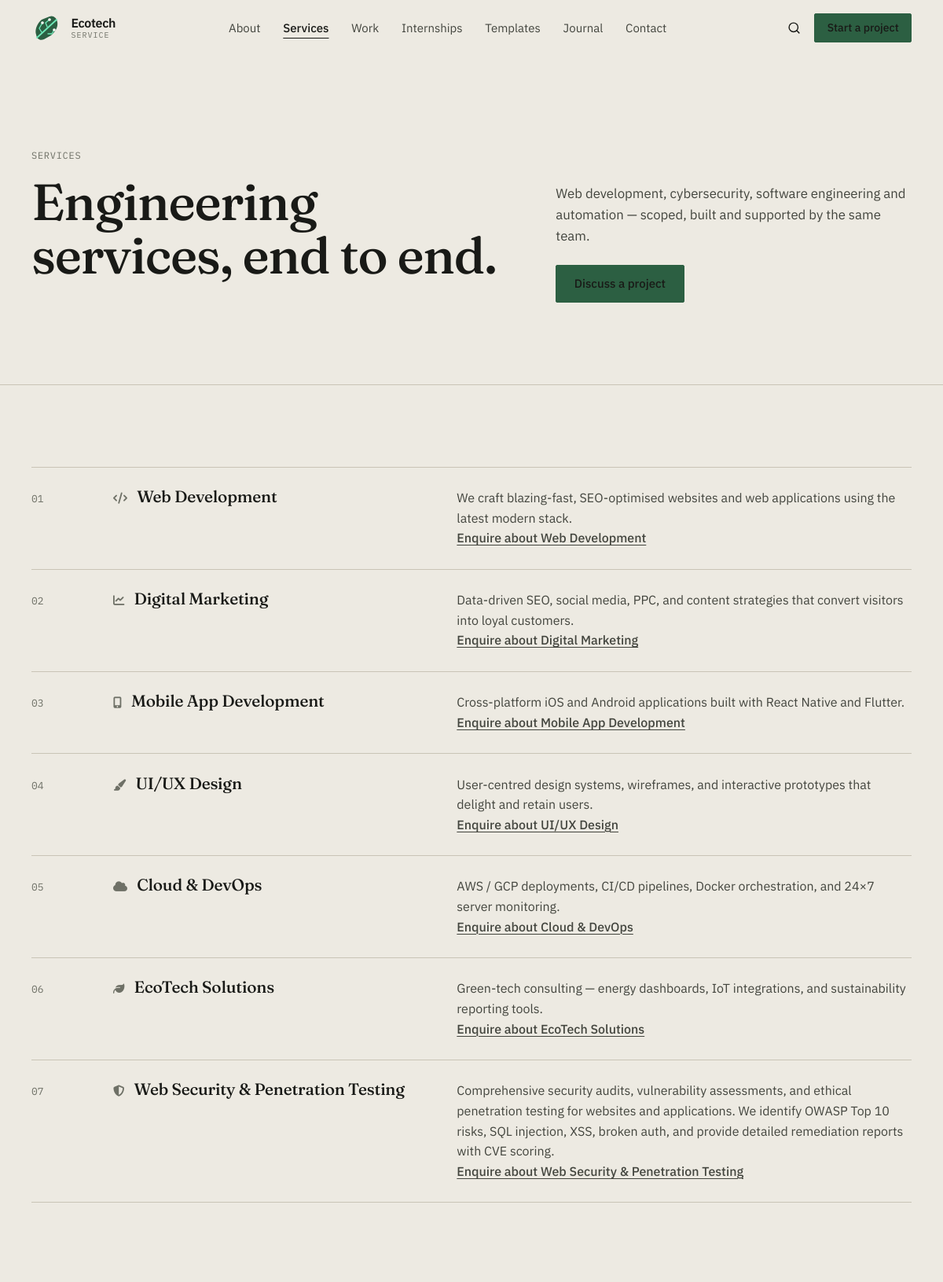
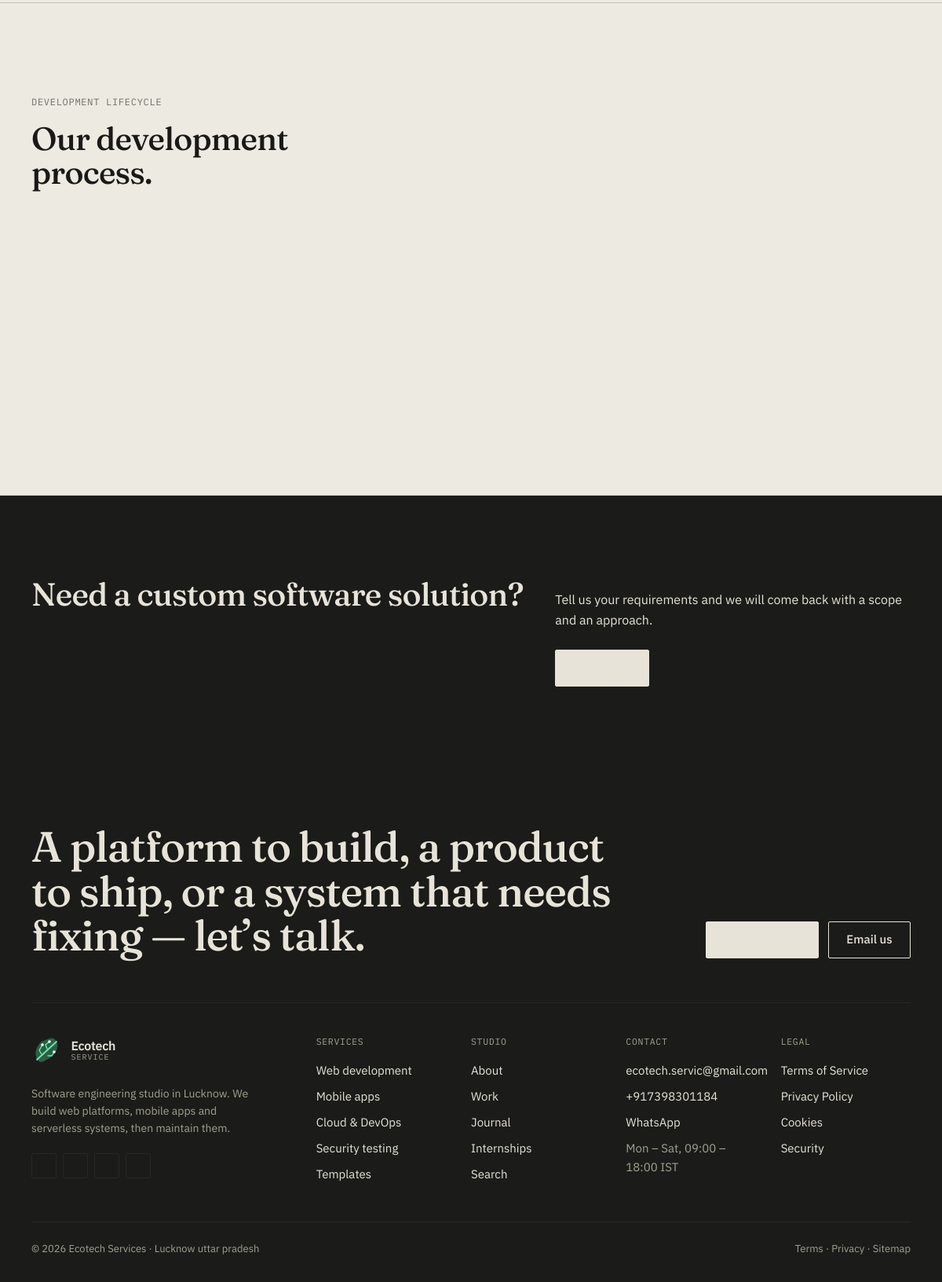
Page /public/services on the committed database (2 pictures, top to bottom).
### tables this page shows
CREATE TABLE IF NOT EXISTS `services` (
  `id`          INT UNSIGNED    NOT NULL AUTO_INCREMENT,
  `title`       VARCHAR(150)    NOT NULL,
  `slug`        VARCHAR(160)    NOT NULL UNIQUE,
  `description` TEXT            NOT NULL,
  `icon`        VARCHAR(60)     NOT NULL DEFAULT 'fa-cog' COMMENT 'FontAwesome class',
  `image`       VARCHAR(255)    DEFAULT NULL,
  `is_active`   TINYINT(1)      NOT NULL DEFAULT 1,
  `sort_order`  SMALLINT        NOT NULL DEFAULT 0,
  `created_at`  TIMESTAMP       NOT NULL DEFAULT CURRENT_TIMESTAMP,
  `updated_at`  TIMESTAMP       NOT NULL DEFAULT CURRENT_TIMESTAMP ON UPDATE CURRENT_TIMESTAMP,
  PRIMARY KEY (`id`),
  INDEX `idx_services_slug` (`slug`)
);

### app/controllers/ServicesController.php (called while the page is built, shortened)
<?php
require_once ROOT_PATH . '/app/controllers/BaseController.php';
class ServicesController extends BaseController {
    public function index(): void {
        $stmt = $this->db->prepare(
            "SELECT * FROM services WHERE is_active = 1 ORDER BY sort_order ASC"
        );
        $stmt->execute();
        $services = $stmt->fetchAll();
        $this->view('services', [
            'services'        => $services,
            'pageTitle'       => 'Digital & Web Technology Services — ' . APP_NAME,
            'metaDescription' => 'Discover our technology services: custom web applications, mobile apps, UI/UX design, digital marketing, cloud DevOps, and professional web security & penetration testing.',
            'metaKeywords'    => 'web development services, penetration testing services, web security audit, mobile app development, UI UX design services, digital marketing company, cloud DevOps',
            'canonicalPath'   => 'services',
        ]);
    }
}

### app/helpers/Helpers.php (called while the page is built, shortened)
<?php
function url(string $path = ''): string {
    return rtrim(APP_URL, '/') . ($path ? '/' . ltrim($path, '/') : '');
}

### config/database.php (called while the page is built)
<?php
final class Database
{
    private static ?PDO $instance = null;
    public static function getInstance(): PDO
    {
        if (self::$instance === null) {
            $dsn = sprintf(
                'mysql:host=%s;dbname=%s;charset=%s',
                DB_HOST,
                DB_NAME,
                DB_CHARSET
            );
            self::$instance = new PDO($dsn, DB_USER, DB_PASS, [
                PDO::ATTR_ERRMODE            => PDO::ERRMODE_EXCEPTION,
                PDO::ATTR_DEFAULT_FETCH_MODE => PDO::FETCH_ASSOC,
                PDO::ATTR_EMULATE_PREPARES   => false,
            ]);
        }
        return self::$instance;
    }
}

### app/helpers/Security.php (called while the page is built, shortened)
<?php
class Security {
    public static function e(mixed $value): string {
        return htmlspecialchars((string)$value, ENT_QUOTES | ENT_HTML5, 'UTF-8');
    }
}

### app/views/services.php (the view, shortened to what this page needs)
<section class="s-sec">
  <div class="s-shell">
    <div class="s-grid">
      <div style="grid-column:span 7">
        <p class="s-eyebrow">Services</p>
        <h1 class="s-h1 mt-4">Engineering services, end to end.</h1>
      </div>
      <div style="grid-column:span 5" class="lg:pt-10">
        <p class="s-lede">Web development, cybersecurity, software engineering and automation &mdash; scoped, built and supported by the same team.</p>
        <div class="s-actions mt-6">
          <a href="<?= url('contact') ?>" class="s-btn">Discuss a project</a>
        </div>
      </div>
    </div>
  </div>
</section>
<section class="s-sec" id="all">
  <div class="s-shell">
    <?php if (!empty($services)): ?>
    <ol class="s-list" data-reveal>
      <?php foreach (array_values($services) as $idx => $sv): ?>
      <li id="<?= Security::e($sv['slug'] ?? ('service-' . ($idx + 1))) ?>">
        <span class="s-num"><?= str_pad((string)($idx + 1), 2, '0', STR_PAD_LEFT) ?></span>
        <h2 class="s-h3">
          <?php if (!empty($sv['icon'])): ?><i class="fas <?= Security::e($sv['icon']) ?> s-mute" aria-hidden="true" style="font-size:.9rem;margin-right:.5rem"></i><?php endif; ?>
          <?= Security::e($sv['title']) ?>
        </h2>
        <div>
          <p><?= Security::e($sv['description']) ?></p>
          <p class="mt-3"><a href="<?= url('contact') ?>" class="s-link">Enquire about <?= Security::e($sv['title']) ?></a></p>
        </div>
      </li>
      <?php endforeach; ?>
    </ol>
    <?php else: ?>
    <div class="s-notice">Services coming soon.</div>
    <?php endif; ?>
  </div>
</section>
<section class="s-sec">
  <div class="s-shell">
    <div class="s-grid">
      <div style="grid-column:span 5">
        <p class="s-eyebrow">Development lifecycle</p>
        <h2 class="s-h2 mt-4">Our development process.</h2>
      </div>
    </div>
  </div>
</section>
<section class="s-sec s-band">
  <div class="s-shell">
    <div class="s-grid">
      <div style="grid-column:span 7">
        <h2 class="s-h2">Need a custom software solution?</h2>
      </div>
      <div style="grid-column:span 5">
        <p>Tell us your requirements and we will come back with a scope and an approach.</p>
        <div class="s-actions mt-6">
          <a href="<?= url('contact') ?>" class="s-btn--light">Contact us</a>
        </div>
      </div>
    </div>
  </div>
</section>

### public/assets/css/site.css (style rules this page uses)
:root { --paper: #EDEAE2; --paper-deep: #E3DFD5; --paper-edge: #D8D4C8; --ink: #191A17; --ink-2: #43453E; --ink-3: #6E7066; --rule: #C9C4B6; --signal: #2C5F42; --signal-2: #234C35; --band: #1B1C19; --band-2: #262823; --band-fg: #E7E3D8; --band-mute: #A3A091; --danger: #8A2D1F; --f-display: 'Fraunces', Georgia, 'Times New Roman', serif; --f-body: 'IBM Plex Sans', system-ui, -apple-system, 'Segoe UI', sans-serif; --f-mono: 'IBM Plex Mono', ui-monospace, Menlo, monospace; --r: 2px; --shell: 1280px; --nav-h: 72px; }
html { -webkit-text-size-adjust: 100%; }
body.s-body { margin: 0; background: var(--paper); color: var(--ink); font-family: var(--f-body); font-size: 16px; line-height: 1.6; -webkit-font-smoothing: antialiased; text-rendering: optimizeLegibility; }
.s-body a { color: inherit; }
.s-shell { max-width: var(--shell); margin: 0 auto; padding: 0 1.25rem; }
@media (min-width: 1024px) { .s-shell { padding: 0 2.5rem; } }
.s-sec { padding: 4.5rem 0; }
@media (min-width: 1024px) { .s-sec { padding: 6.5rem 0; } }
.s-sec + .s-sec { border-top: 1px solid var(--rule); }
.s-grid { display: grid; grid-template-columns: repeat(12, minmax(0, 1fr)); gap: 1.5rem; }
.s-h1, .s-h2, .s-h3, .s-display { font-family: var(--f-display); font-weight: 500; letter-spacing: -0.02em; line-height: 1.05; text-wrap: balance; margin: 0; color: inherit; }
.s-h1 { font-size: clamp(2.3rem, 5.4vw, 4.4rem); }
.s-h2 { font-size: clamp(1.75rem, 3.4vw, 2.8rem); }
.s-h3 { font-size: 1.3rem; line-height: 1.2; letter-spacing: -0.01em; }
.s-eyebrow { display: block; font-family: var(--f-mono); font-size: .75rem; letter-spacing: .06em; text-transform: uppercase; color: var(--ink-3); margin-bottom: 1rem; }
.s-lede { font-size: clamp(1.05rem, 1.3vw, 1.2rem); color: var(--ink-2); max-width: 58ch; }
.s-mute { color: var(--ink-3); }
.s-num { font-family: var(--f-mono); font-variant-numeric: tabular-nums; color: var(--ink-3); font-size: .8125rem; }
.s-link { color: var(--signal); text-decoration: underline; text-decoration-thickness: 1px; text-underline-offset: .2em; font-weight: 500; }
.s-btn, .s-btn--line, .s-btn--light { display: inline-flex; align-items: center; justify-content: center; gap: .6rem; padding: .85rem 1.4rem; border-radius: var(--r); font-family: var(--f-body); font-weight: 500; font-size: .9375rem; line-height: 1.2; text-decoration: none; cursor: pointer; border: 1px solid var(--signal); background: var(--signal); color: var(--paper); }
.s-btn--light { background: var(--band-fg); color: var(--band); border-color: var(--band-fg); }
.s-actions { display: flex; flex-wrap: wrap; gap: .75rem; align-items: center; }
.s-list { list-style: none; margin: 0; padding: 0; border-top: 1px solid var(--rule); }
.s-list > li, .s-list > a { display: grid; grid-template-columns: 3.5rem 1fr; gap: .25rem 1.5rem; padding: 1.6rem 0; border-bottom: 1px solid var(--rule); text-decoration: none; color: inherit; }
@media (min-width: 900px) { .s-list > li, .s-list > a { grid-template-columns: 5rem minmax(0, 5fr) minmax(0, 7fr); align-items: baseline; } }
.s-list .s-num { padding-top: .2rem; }
.s-list p { margin: 0; color: var(--ink-2); }
.s-band { background: var(--band); color: var(--band-fg); }
.s-band .s-lede, .s-band p { color: var(--band-fg); }
.s-js [data-reveal] { opacity: 0; transform: translateY(14px); }
.s-js [data-reveal].is-in { opacity: 1; transform: none; transition: opacity .6s ease, transform .6s ease; }
*, *::before, *::after { box-sizing: border-box; }
.mt-3 { margin-top: .75rem; }
.mt-4 { margin-top: 1rem; }
.mt-6 { margin-top: 1.5rem; }
@media (min-width: 1024px) { .lg\:pt-10 { padding-top: 2.5rem; } }

### rows in the picture
services: idx "01", title "Web Development", description "We craft blazing-fast, SEO-optimised websites and web applications using the latest modern stack."
services: idx "02", title "Digital Marketing", description "Data-driven SEO, social media, PPC, and content strategies that convert visitors into loyal customers."
services: idx "03", title "Mobile App Development", description "Cross-platform iOS and Android applications built with React Native and Flutter."
services: idx "04", title "UI/UX Design", description "User-centred design systems, wireframes, and interactive prototypes that delight and retain users."
services: idx "05", title "Cloud & DevOps", description "AWS / GCP deployments, CI/CD pipelines, Docker orchestration, and 24×7 server monitoring."
services: idx "06", title "EcoTech Solutions", description "Green-tech consulting — energy dashboards, IoT integrations, and sustainability reporting tools."
services: idx "07", title "Web Security & Penetration Testing", description "Comprehensive security audits, vulnerability assessments, and ethical penetration testing for websites and applications. We identify OWASP Top 10 risks, SQL injection, XSS, broken auth, and provide detailed remediation reports with CVE scoring."

### other values in the picture
Security::e($label) "About"
Security::e($label) "Services"
Security::e($label) "Work"
Security::e($label) "Internships"
Security::e($label) "Templates"
Security::e($label) "Journal"
Security::e($label) "Contact"
Security::e($siteEmail) "ecotech.servic@gmail.com"
Security::e($sitePhone) "+917398301184"
Security::e($siteHours) "Mon – Sat, 09:00 – 18:00 IST"
Security::e($siteAddr) "Lucknow uttar pradesh"
